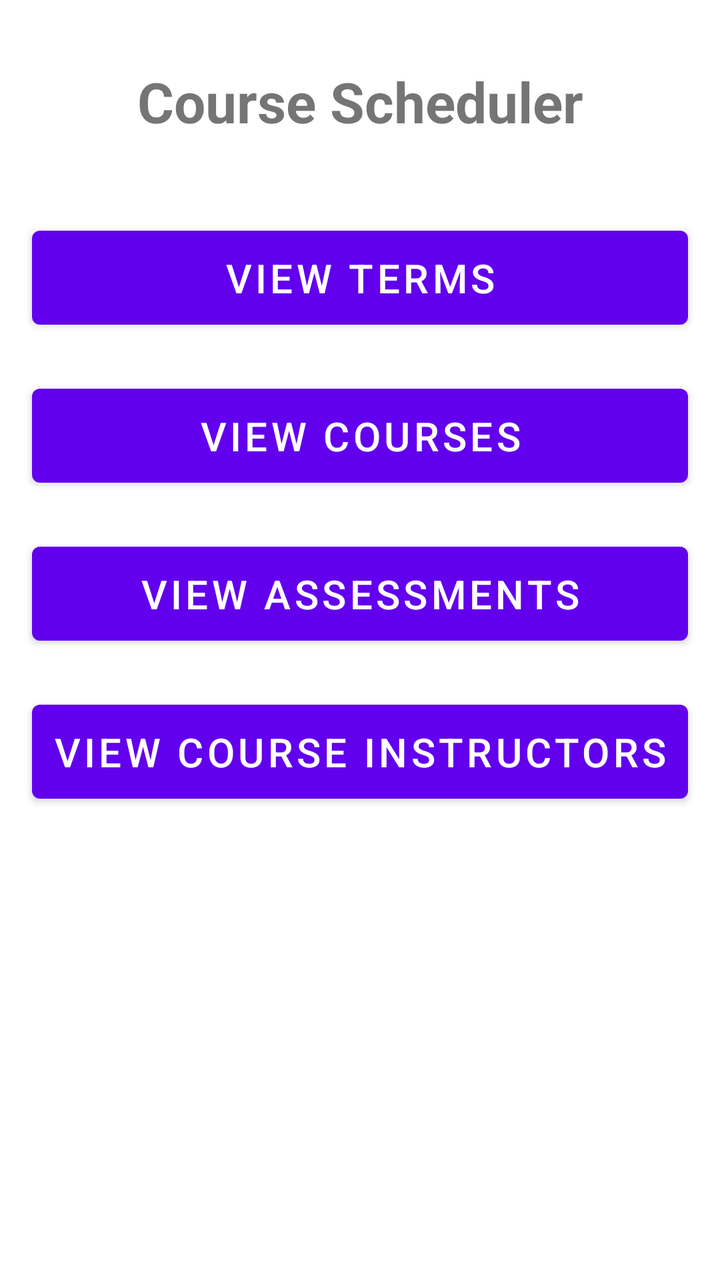
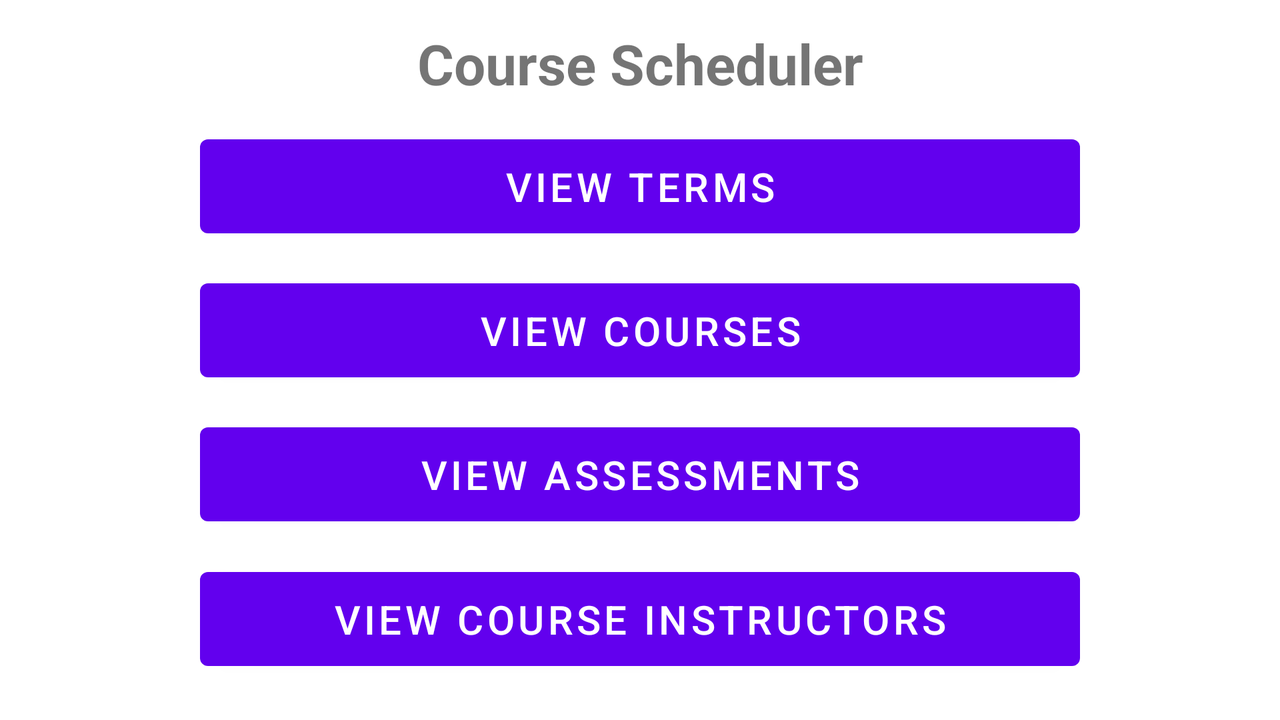

Two renders of one Android screen. The first uses the default layout on a phone; the second uses the alternative layout the repository ships for a different screen configuration, on a matching device. The two XML files are below.
<!-- AndroidManifest.xml: application theme Theme.CourseScheduler -->
<!-- res/layout/activity_home_page.xml -->
<?xml version="1.0" encoding="utf-8"?>
<layout xmlns:android="http://schemas.android.com/apk/res/android"
    xmlns:app="http://schemas.android.com/apk/res-auto"
    xmlns:tools="http://schemas.android.com/tools">

    <androidx.constraintlayout.widget.ConstraintLayout
        android:layout_width="match_parent"
        android:layout_height="match_parent"
        tools:context=".controller.HomePageActivity">

        <Button
            android:id="@+id/view_terms_button"
            android:layout_width="0dp"
            android:layout_height="wrap_content"
            android:layout_marginStart="16dp"
            android:layout_marginTop="40dp"
            android:layout_marginEnd="16dp"
            android:padding="10dp"
            android:text="@string/view_terms"
            android:textSize="20sp"
            app:layout_constraintEnd_toEndOf="parent"
            app:layout_constraintStart_toStartOf="parent"
            app:layout_constraintTop_toBottomOf="@+id/app_title_textview" />

        <Button
            android:id="@+id/view_courses_button"
            android:layout_width="0dp"
            android:layout_height="wrap_content"
            android:layout_marginStart="16dp"
            android:layout_marginTop="20dp"
            android:layout_marginEnd="16dp"
            android:padding="10dp"
            android:text="@string/view_courses"
            android:textSize="20sp"
            app:layout_constraintEnd_toEndOf="parent"
            app:layout_constraintHorizontal_bias="0.0"
            app:layout_constraintStart_toStartOf="parent"
            app:layout_constraintTop_toBottomOf="@+id/view_terms_button" />

        <Button
            android:id="@+id/view_instructors_button"
            android:layout_width="0dp"
            android:layout_height="wrap_content"
            android:layout_marginStart="16dp"
            android:layout_marginTop="20dp"
            android:layout_marginEnd="16dp"
            android:padding="10dp"
            android:text="@string/view_course_instructors"
            android:textSize="20sp"
            app:layout_constraintEnd_toEndOf="parent"
            app:layout_constraintHorizontal_bias="0.0"
            app:layout_constraintStart_toStartOf="parent"
            app:layout_constraintTop_toBottomOf="@+id/view_assessments_button" />

        <Button
            android:id="@+id/view_assessments_button"
            android:layout_width="0dp"
            android:layout_height="wrap_content"
            android:layout_marginStart="16dp"
            android:layout_marginTop="20dp"
            android:layout_marginEnd="16dp"
            android:padding="10dp"
            android:text="@string/view_assessments"
            android:textSize="20sp"
            app:layout_constraintEnd_toEndOf="parent"
            app:layout_constraintHorizontal_bias="0.0"
            app:layout_constraintStart_toStartOf="parent"
            app:layout_constraintTop_toBottomOf="@+id/view_courses_button" />

        <TextView
            android:id="@+id/app_title_textview"
            android:layout_width="0dp"
            android:layout_height="wrap_content"
            android:layout_marginStart="16dp"
            android:layout_marginTop="32dp"
            android:layout_marginEnd="16dp"
            android:text="@string/course_scheduler"
            android:textAlignment="center"
            android:textSize="28sp"
            android:textStyle="bold"
            app:layout_constraintEnd_toEndOf="parent"
            app:layout_constraintStart_toStartOf="parent"
            app:layout_constraintTop_toTopOf="parent" />
    </androidx.constraintlayout.widget.ConstraintLayout>
</layout>
<!-- resources referenced by this layout -->
<resources>
  <string name="course_scheduler">Course Scheduler</string>
  <string name="view_assessments">View Assessments</string>
  <string name="view_course_instructors">View Course Instructors</string>
  <string name="view_courses">View Courses</string>
  <string name="view_terms">View Terms</string>
  <style name="Theme.CourseScheduler" parent="Theme.MaterialComponents.DayNight.DarkActionBar">
          
          <item name="colorPrimary">@color/purple_500</item>
          <item name="colorPrimaryVariant">@color/purple_700</item>
          <item name="colorOnPrimary">@color/white</item>
          
          <item name="colorSecondary">@color/teal_200</item>
          <item name="colorSecondaryVariant">@color/teal_700</item>
          <item name="colorOnSecondary">@color/black</item>
          
          <item name="android:statusBarColor" tools:targetApi="l">?attr/colorPrimaryVariant</item>
          
      </style>
  <color name="purple_500">#FF6200EE</color>
  <color name="purple_700">#FF3700B3</color>
  <color name="white">#FFFFFFFF</color>
  <color name="teal_200">#FF03DAC5</color>
  <color name="teal_700">#FF018786</color>
  <color name="black">#FF000000</color>
</resources>
<!-- res/layout-land/activity_home_page.xml (the repository's variant of the layout above) -->
<!-- drawn on the phone turned sideways -->
<?xml version="1.0" encoding="utf-8"?>
<layout xmlns:android="http://schemas.android.com/apk/res/android"
    xmlns:app="http://schemas.android.com/apk/res-auto"
    xmlns:tools="http://schemas.android.com/tools">

    <androidx.constraintlayout.widget.ConstraintLayout
        android:layout_width="match_parent"
        android:layout_height="match_parent"
        tools:context=".controller.HomePageActivity">

        <Button
            android:id="@+id/view_terms_button"
            android:layout_width="0dp"
            android:layout_height="wrap_content"
            android:layout_marginStart="100dp"
            android:layout_marginEnd="100dp"
            android:padding="10dp"
            android:text="@string/view_terms"
            android:textSize="20sp"
            app:layout_constraintBottom_toTopOf="@+id/view_courses_button"
            app:layout_constraintEnd_toEndOf="parent"
            app:layout_constraintHorizontal_bias="0.5"
            app:layout_constraintStart_toStartOf="parent"
            app:layout_constraintTop_toBottomOf="@+id/app_title_textview" />

        <Button
            android:id="@+id/view_courses_button"
            android:layout_width="0dp"
            android:layout_height="wrap_content"
            android:layout_marginStart="100dp"
            android:layout_marginEnd="100dp"
            android:padding="10dp"
            android:text="@string/view_courses"
            android:textSize="20sp"
            app:layout_constraintBottom_toTopOf="@+id/view_assessments_button"
            app:layout_constraintEnd_toEndOf="parent"
            app:layout_constraintHorizontal_bias="0.5"
            app:layout_constraintStart_toStartOf="parent"
            app:layout_constraintTop_toBottomOf="@+id/view_terms_button" />

        <Button
            android:id="@+id/view_instructors_button"
            android:layout_width="0dp"
            android:layout_height="wrap_content"
            android:layout_marginStart="100dp"
            android:layout_marginEnd="100dp"
            android:layout_marginBottom="8dp"
            android:padding="10dp"
            android:text="@string/view_course_instructors"
            android:textSize="20sp"
            app:layout_constraintBottom_toBottomOf="parent"
            app:layout_constraintEnd_toEndOf="parent"
            app:layout_constraintHorizontal_bias="0.5"
            app:layout_constraintStart_toStartOf="parent"
            app:layout_constraintTop_toBottomOf="@+id/view_assessments_button" />

        <Button
            android:id="@+id/view_assessments_button"
            android:layout_width="0dp"
            android:layout_height="wrap_content"
            android:layout_marginStart="100dp"
            android:layout_marginEnd="100dp"
            android:padding="10dp"
            android:text="@string/view_assessments"
            android:textSize="20sp"
            app:layout_constraintBottom_toTopOf="@+id/view_instructors_button"
            app:layout_constraintEnd_toEndOf="parent"
            app:layout_constraintHorizontal_bias="0.5"
            app:layout_constraintStart_toStartOf="parent"
            app:layout_constraintTop_toBottomOf="@+id/view_courses_button" />

        <TextView
            android:id="@+id/app_title_textview"
            android:layout_width="0dp"
            android:layout_height="wrap_content"
            android:layout_marginStart="100dp"
            android:layout_marginEnd="100dp"
            android:text="@string/course_scheduler"
            android:textAlignment="center"
            android:textSize="28sp"
            android:textStyle="bold"
            app:layout_constraintBottom_toTopOf="@+id/view_terms_button"
            app:layout_constraintEnd_toEndOf="parent"
            app:layout_constraintHorizontal_bias="0.5"
            app:layout_constraintStart_toStartOf="parent"
            app:layout_constraintTop_toTopOf="parent" />
    </androidx.constraintlayout.widget.ConstraintLayout>
</layout>
